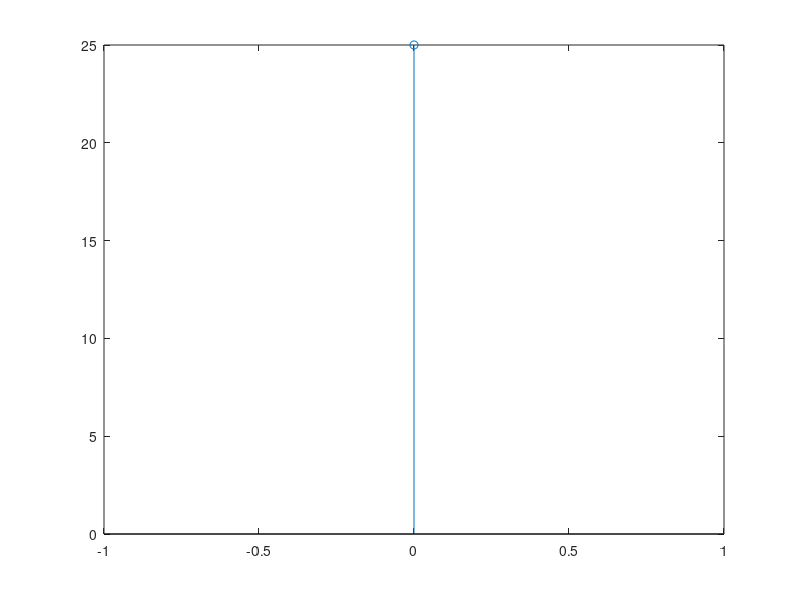

This chart was generated by the following MATLAB code:
clc;
clear all;
close all;
x=input('Enter a sequence');
a=length(x);
h=input('Enter another sequence');
b=length(h);
c=a+b-1;
x=[x,zeros(1,b)];
h=[h,zeros(1,a)];
i=sqrt(-1);
t=0:c-1;
xk1=zeros(1,c);
xk2=zeros(1,c);
xk3=zeros(1,c);
ixk=zeros(1,c);
%first dft
for k=0:c-1
    for n=0:c-1
        xk1(k+1)=xk1(k+1)+(x(n+1)*exp(-i*2*pi*k*n/c));
    end
end
%second dft
for k=0:c-1
    for n=0:c-1
        xk2(k+1)=xk2(k+1)+(h(n+1)*exp(-i*2*pi*k*n/c));
    end
end
%multiplying
xk3=xk1.*xk2;
%idft
for n=0:c-1
    for k=0:c-1
        ixk(n+1)=ixk(n+1)+(xk3(k+1)*exp(i*2*pi*k*n/c));
    end
end
ixk=ixk./c;
stem(t,ixk);
ixk=ixk